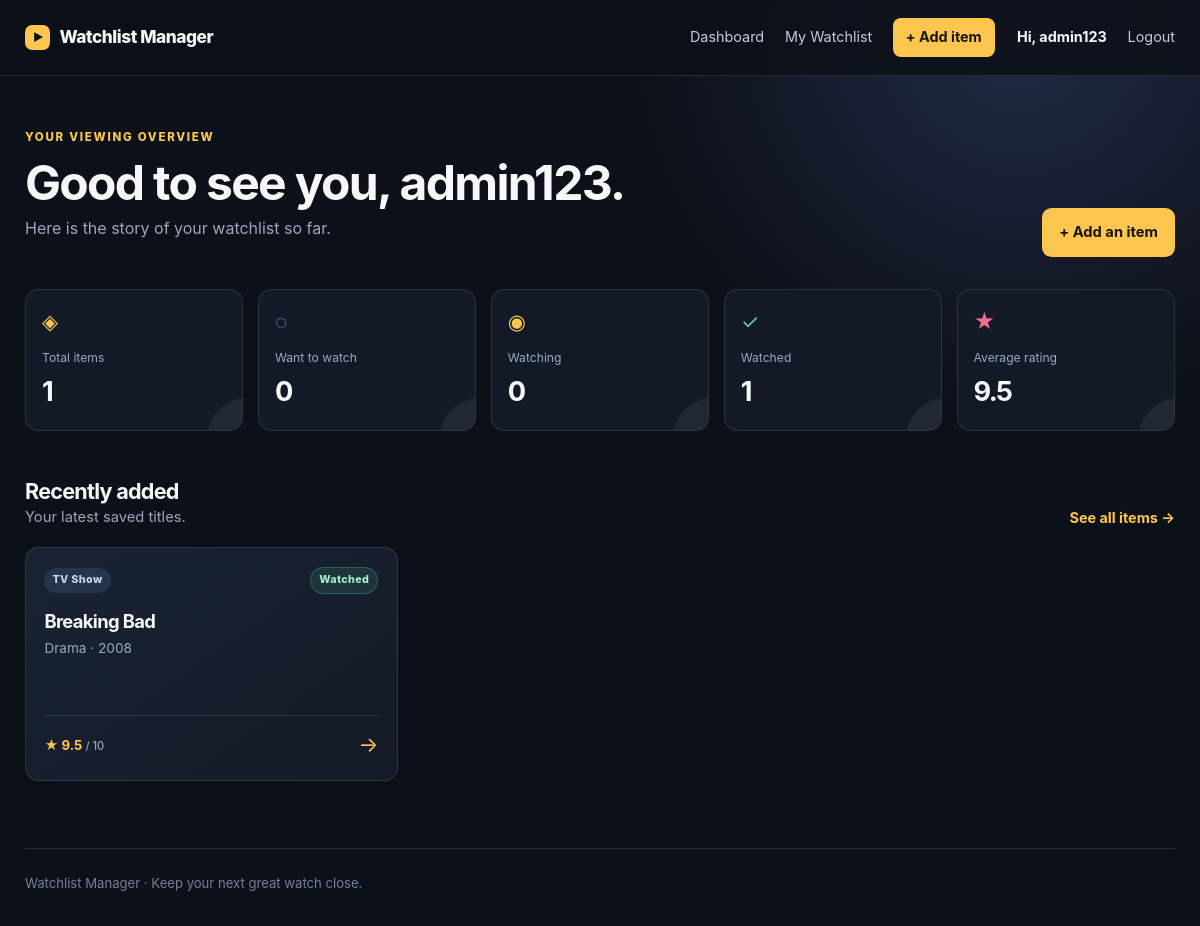
The page /dashboard/ (signed in) on the database its author committed.
### watchlist/models.py (models this page shows, shortened)
class WatchItem(models.Model):
    class ItemType(models.TextChoices):
        MOVIE = "movie", "Movie"
        TV_SHOW = "tv", "TV Show"
    class Status(models.TextChoices):
        WANT_TO_WATCH = "want", "Want to Watch"
        WATCHING = "watching", "Watching"
        WATCHED = "watched", "Watched"
    class Genre(models.TextChoices):
        ACTION = "Action", "Action"
        COMEDY = "Comedy", "Comedy"
        DOCUMENTARY = "Documentary", "Documentary"
        DRAMA = "Drama", "Drama"
        HORROR = "Horror", "Horror"
        ROMANCE = "Romance", "Romance"
        SCI_FI = "Sci-Fi", "Sci-Fi"
        THRILLER = "Thriller", "Thriller"
        OTHER = "Other", "Other"
    user = models.ForeignKey(
        settings.AUTH_USER_MODEL,
        on_delete=models.CASCADE,
        related_name="watch_items",
    )
    title = models.CharField(max_length=150)
    item_type = models.CharField(max_length=10, choices=ItemType.choices)
    genre = models.CharField(max_length=30, choices=Genre.choices)
    status = models.CharField(
        max_length=10,
        choices=Status.choices,
        default=Status.WANT_TO_WATCH,
    )
    rating = models.DecimalField(
        max_digits=3,
        decimal_places=1,
        null=True,
        blank=True,
        validators=[MinValueValidator(0), MaxValueValidator(10)],
        help_text="Optional. Give a rating from 0 to 10 after watching.",
    )
    review = models.TextField(blank=True, max_length=1000, verbose_name="Review / notes")
    release_year = models.PositiveIntegerField(
        validators=[MinValueValidator(1888), MaxValueValidator(2100)]
    )
    created_at = models.DateTimeField(auto_now_add=True)
    class Meta:
        ordering = ["-created_at"]
        constraints = [
            models.UniqueConstraint(
                fields=["user", "title", "item_type", "release_year"],
                name="unique_watch_item_per_user",
            )
        ]

### watchlist/views.py (the view)
# urls.py: path("dashboard/", views.dashboard, name="dashboard"),
@login_required
def dashboard(request):
    items = WatchItem.objects.filter(user=request.user)
    counts = {
        "total": items.count(),
        "want": items.filter(status=WatchItem.Status.WANT_TO_WATCH).count(),
        "watching": items.filter(status=WatchItem.Status.WATCHING).count(),
        "watched": items.filter(status=WatchItem.Status.WATCHED).count(),
    }
    average_rating = items.filter(rating__isnull=False).aggregate(Avg("rating"))["rating__avg"]
    return render(
        request,
        "watchlist/dashboard.html",
        {"counts": counts, "average_rating": average_rating, "recent_items": items[:6]},
    )

### watchlist/templates/watchlist/dashboard.html (shortened to what this page needs)
{% extends 'base.html' %}
{% block content %}
<section class="page-heading dashboard-heading">
    <div>
        <p class="eyebrow">YOUR VIEWING OVERVIEW</p>
        <h1>Good to see you, {{ user.username }}.</h1>
        <p class="muted">Here is the story of your watchlist so far.</p>
    </div>
    <a class="button button-primary" href="{% url 'item_create' %}">+ Add an item</a>
</section>
<section class="stats-grid" aria-label="Watchlist statistics">
    <article class="stat-card stat-total"><span class="stat-icon">◈</span><p>Total items</p><strong>{{ counts.total }}</strong></article>
    <article class="stat-card stat-want"><span class="stat-icon">◌</span><p>Want to watch</p><strong>{{ counts.want }}</strong></article>
    <article class="stat-card stat-watching"><span class="stat-icon">◉</span><p>Watching</p><strong>{{ counts.watching }}</strong></article>
    <article class="stat-card stat-watched"><span class="stat-icon">✓</span><p>Watched</p><strong>{{ counts.watched }}</strong></article>
    <article class="stat-card stat-rating"><span class="stat-icon">★</span><p>Average rating</p><strong>{% if average_rating %}{{ average_rating|floatformat:1 }}{% else %}—{% endif %}</strong></article>
</section>
<section class="section-heading">
    <div><h2>Recently added</h2><p class="muted">Your latest saved titles.</p></div>
    {% if recent_items %}<a class="text-link" href="{% url 'watchlist' %}">See all items →</a>{% endif %}
</section>
{% if recent_items %}
    <section class="item-grid dashboard-grid">
        {% for item in recent_items %}
            <article class="watch-card">
                <div class="card-topline"><span class="type-pill">{{ item.get_item_type_display }}</span><span class="status-badge status-{{ item.status }}">{{ item.get_status_display }}</span></div>
                <h3><a href="{% url 'item_detail' item.pk %}">{{ item.title }}</a></h3>
                <p class="card-meta">{{ item.genre }} · {{ item.release_year }}</p>
                <div class="card-footer"><span class="rating-display">{% if item.rating %}★ {{ item.rating|floatformat:1 }} <small>/ 10</small>{% else %}Not rated{% endif %}</span><a href="{% url 'item_detail' item.pk %}" aria-label="View {{ item.title }}">→</a></div>
            </article>
        {% endfor %}
    </section>
{% else %}
    <section class="empty-state"><span>◈</span><h2>Your list is waiting for its first title.</h2><p>Add a movie or TV show to see your viewing stats come alive.</p><a class="button button-primary" href="{% url 'item_create' %}">Add your first item</a></section>
{% endif %}
{% endblock %}

### templates/base.html (shortened to what this page needs)
{% load static %}
<!DOCTYPE html>
<html lang="en">
<head>
    <link rel="stylesheet" href="{% static 'watchlist/style.css' %}">
</head>
<body>
    <header class="site-header">
        <nav class="navbar container" aria-label="Main navigation">
            <a class="brand" href="{% url 'home' %}"><span class="brand-mark">▶</span> Watchlist Manager</a>
            <div class="nav-links" id="nav-links">
                {% if user.is_authenticated %}
                    <a href="{% url 'dashboard' %}">Dashboard</a>
                    <a href="{% url 'watchlist' %}">My Watchlist</a>
                    <a class="nav-add" href="{% url 'item_create' %}">+ Add item</a>
                    <span class="user-name">Hi, {{ user.username }}</span>
                    <form method="post" action="{% url 'logout' %}" class="logout-form">
                        <button type="submit" class="link-button">Logout</button>
                    </form>
                {% else %}
                    <a href="{% url 'home' %}">Home</a>
                    <a href="{% url 'login' %}">Login</a>
                    <a class="nav-add" href="{% url 'register' %}">Register</a>
                {% endif %}
            </div>
        </nav>
    </header>
    <main class="container page-content">
        {% block content %}{% endblock %}
    </main>
    <footer class="site-footer container">Watchlist Manager &middot; Keep your next great watch close.</footer>
</body>
</html>

### rows shown on the page
WatchItem: item_type "TV Show", status "Watched", title "Breaking Bad", genre "Drama", release_year "2008", rating "9.5"

### other values the page prints
{{ user.username }} "admin123"
{{ counts.total }} "1"
{{ counts.want }} "0"
{{ counts.watching }} "0"
{{ counts.watched }} "1"
{{ average_rating|floatformat:1 }} "9.5"
